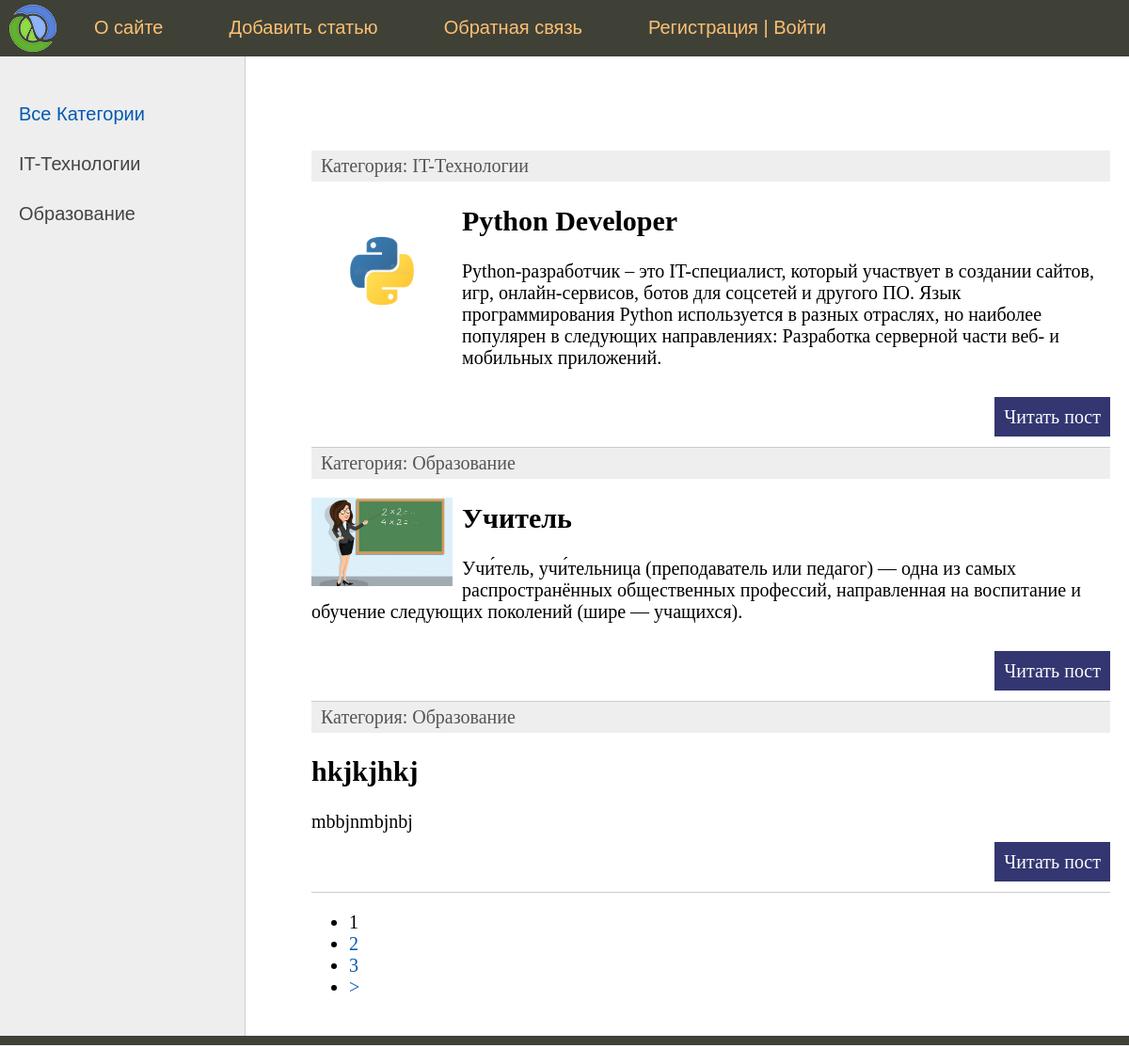
The app's page /, older data.
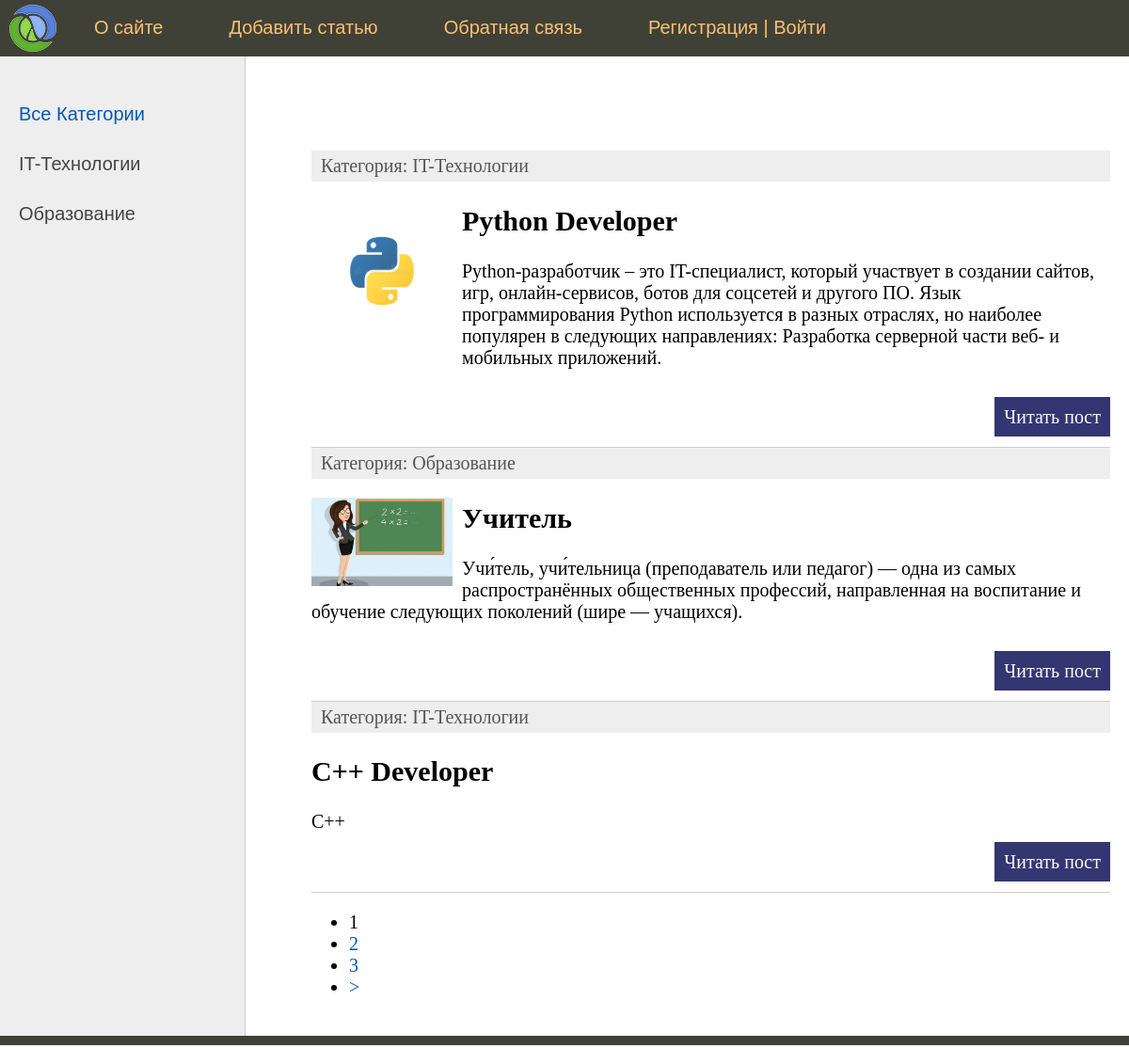
The same page, newer data.
### professions/models.py (models this page shows, shortened)
class Category(models.Model):
    name = models.CharField(max_length=100, db_index=True, verbose_name="Категория")
    slug = models.SlugField(max_length=255, unique=True, db_index=True, verbose_name="URL")
    def __str__(self):
        return self.name
    class Meta:
        verbose_name = 'Категория'
        verbose_name_plural = 'Категории'
        ordering = ['id']

class Professions (models.Model):
    title = models.CharField(max_length=255, verbose_name="Заголовок")
    slug = models.SlugField(max_length=255, unique=True, db_index=True, verbose_name="URL")
    content = models.TextField(blank=True, verbose_name="Текст статьи")
    photo = models.ImageField (upload_to="photos/%Y/%m/%d/", verbose_name="Фото")
    cat = models.ForeignKey('Category', on_delete=models.PROTECT, verbose_name="Категория")
    user = models.ForeignKey(User, verbose_name='Пользователь', on_delete=models.CASCADE)
    def get_absolute_url(self):
        return reverse('post', kwargs={'post_slug':self.slug})
    class Meta:
        verbose_name = 'Профессии'
        verbose_name_plural = 'Профессии'

### professions/views.py (the view)
# urls.py: path('', cache_page(60)(ProfessionsHome.as_view()), name='home'),
class ProfessionsHome(DataMixin, ListView):
    model = Professions
    template_name = 'professions/index.html'
    context_object_name = 'posts'
    def get_context_data(self, *, object_list=None, **kwargs):
        context = super().get_context_data(**kwargs)
        c_def = self.get_user_context(title="Главная Страница")
        return dict(list(context.items()) + list(c_def.items()))
    def get_queryset(self):
        return Professions.objects.filter().select_related('cat')

### professions/utils.py (called while the page is built)
    def get_user_context(self, **kwargs):
        context = kwargs
        cats = Category.objects.all()
        context['menu'] = menu
        context['cats'] = cats
        if 'cat_selected' not in context:
            context['cat_selected'] = 0
        return context

### professions/templates/professions/index.html (shortened to what this page needs)
{% extends 'professions/base.html' %}
{% block content %}
<ul class="list-articles">
	{% for p in posts %}
			<li><div class="article-panel">
	<p class="first">Категория: {{p.cat}}</p>
</div>
{% if p.photo %}
	<p><img class="img-article-left thumb" src="{{p.photo.url}}"></p>
{% endif %}
				<h2>{{p.title}}</h2>
	{% autoescape on %}
	{{p.content|linebreaks|truncatewords:50}}
	{% endautoescape %}
			<p class="link-read-post"><a href="{{ p.get_absolute_url }}">Читать пост</a></p>
			</li>
	{% endfor %}
</ul>
{% endblock %}

### professions/templates/professions/base.html (shortened to what this page needs)
{% load static %}
{% load professions_tags %}
<!DOCTYPE html>
<html>
<head>
	<link type="text/css" href="{% static 'professions/css/styles.css' %}" rel="stylesheet" />
</head>
<body>
<table class="table-page" border=0 cellpadding="0" cellspacing="0">
<tr><td valign=top>
{% block mainmenu %}
		<div class="header">
			<ul id="mainmenu" class="mainmenu">
			<li class="logo"><a href="{% url 'home' %}"><div class="logo"></div></a></li>
{% for m in menu %}
				<li><a href="{% url m.url_name %}">{{m.title}}</a></li>
{% endfor %}
				{% if request.user.is_authenticated %}
				<li class="last"> {{user.username}} | <a href="{% url 'logout' %}">Выйти</a></li>
				{% else %}
				<li class="last>"><a href="{% url 'register' %}">Регистрация</a> | <a href="{% url 'login' %}">Войти</a></li>
				{% endif %}
			</ul>
		</div>
{% endblock mainmenu %}
<table class="table-content" border=0 cellpadding="0" cellspacing="0">
<tr>
	<td valign="top" class="left-chapters">
	<ul id="leftchapters">
{% if cat_selected == 0 %}
		<li class="selected">Все Категории</li>
{% else %}
		<li><a href="{% url 'home' %}">Все Категории</a></li>
{% endif %}
{% for c in cats %}
	{% if c.pk == cat_selected %}
		<li class="selected">{{c.name}}</li>
		{% else %}
		<li><a href="{{ c.get_absolute_urlc}}">{{c.name}}</a></li>
		{% endif %}
{% endfor %}
	</ul>
</td>
<td valign="top" class="content">
	<div class="content-text">
{% block content %}
{% endblock %}
{% if page_obj.has_other_pages %}
<nav class="list-pages">
	<ul>
		{% for p in paginator.page_range %}
		{% if page_obj.number == p %}
		<li class="page-num page-num-selected">{{ p }}</li>
		{% elif p >= page_obj.number|add:-2 and p <= page_obj.number|add:2 %}
		<li class="page-num">
			<a href="?page={{ p }}">{{ p }}</a>
		</li>
		{% endif %}
		{% endfor %}
{% if page_obj.has_next %}
<li class="page-num">
	<a href="?page={{ page_obj.next_page_number }}">&gt;</a>
</li>
{% endif %}
	</ul>
</nav>
{% endif %}
	</div>
</td></tr></table>
</td></tr>
<tr><td valign=top>
	<div id="footer">
	</div>
</td></tr></table>
</body>
</html>

Row changes from the older to the newer data that the page shows:
removed Professions: cat "Образование", title "hkjkjhkj", content "mbbjnmbjnbj"
now on this page (row edited): Professions: cat "IT-Технологии", title "C++ Developer", content "C++"
